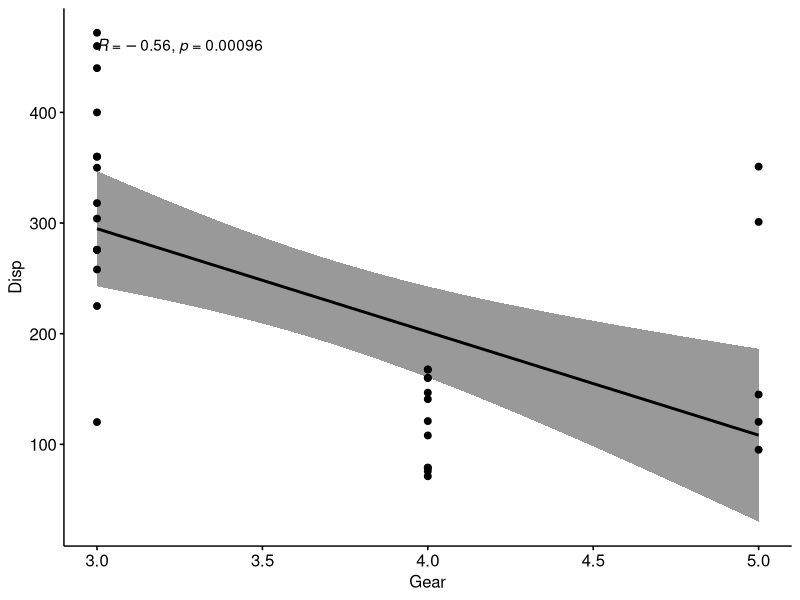

Write the R code that produced this figure.
#Alani Williams, September 19, 2022

library("ggpubr")

#Loading sample data
my_data <- mtcars
head(my_data)

ggscatter(my_data, x = "gear", y = "disp", add = "reg.line", conf.int = TRUE, cor.coef = TRUE, cor.method = "pearson", xlab = "Gear", ylab = "Disp")

res <- cor.test(my_data$disp, my_data$gear, method = "pearson") 
res
